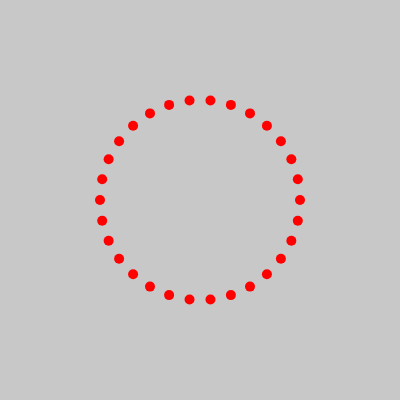
Frame 1 (no input)
Frame 60 (no input): identical to frame 1, image omitted
Frame 120 (the mouse pressed at the canvas centre since frame 60): identical to frame 1, image omitted

The p5.js sketch that drew this single still picture (run headless with seeded random() and noise() and a simulated clock; from frame 60 on, the mouse is pressed at the canvas centre):

// p5.js sketch
// ── sketch.js
function setup() {
  createCanvas(400, 400);
}

function draw() {
  background(200);

  var redColor = 255;

  fill(redColor, 0, 0);
  noStroke();
  var myVar = 0;
  var numOfLoop = 30;
  var circleSize = 10;
  for(var i = 0; i < numOfLoop; i++) {
    var theta = i * ((Math.PI * 2) / numOfLoop)
    var radius = 100;
    var xPos = Math.cos(theta) * radius + width/2;
    var yPos = Math.sin(theta) * radius + height/2;

    ellipse(xPos, yPos, circleSize, circleSize);
  }


}
